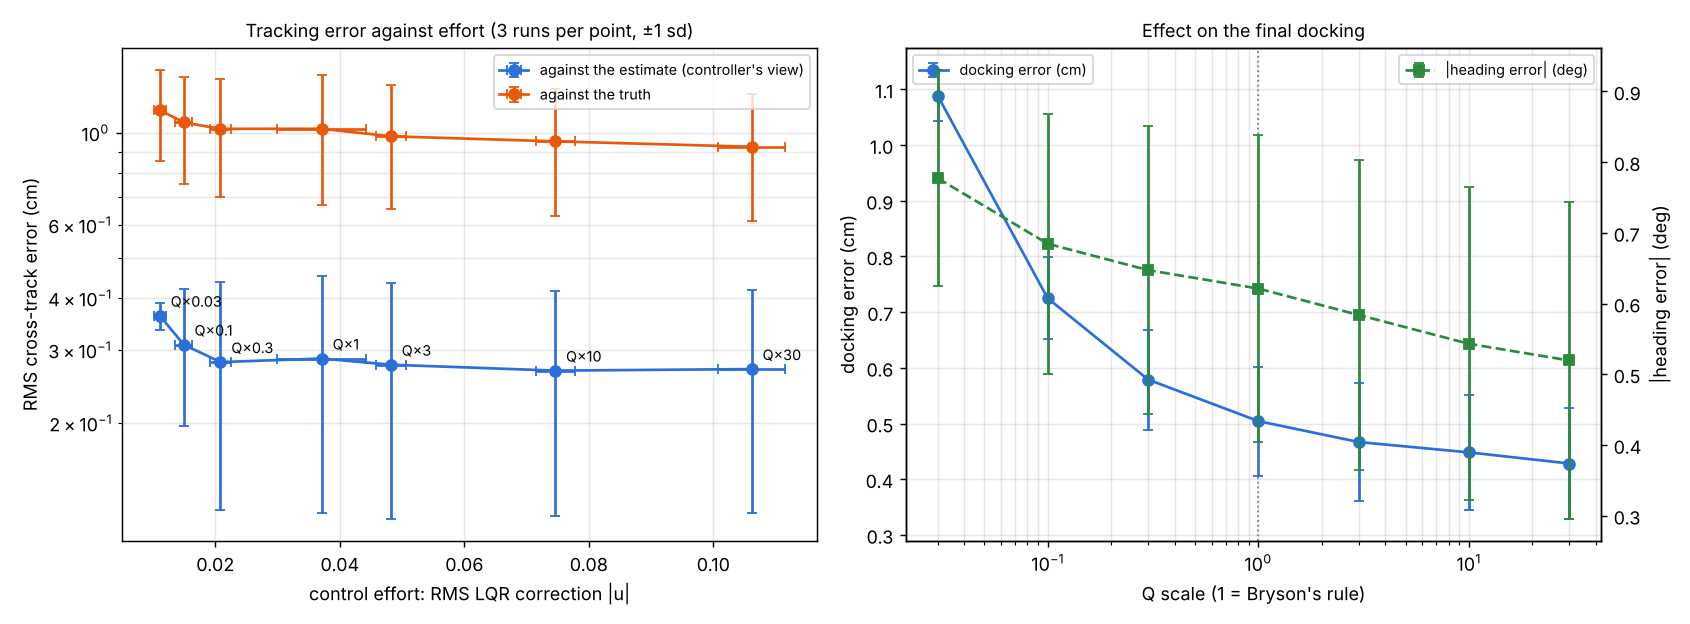

Reproduce this figure in Python.

# Analysis/weight_sweep.py  LQR tracking error against control effort (Part D)
#the LQR weights come from Bryson's rule (Control/lqr_tracker.py). this checks that
#choice on the full system: both Q matrices are scaled from 0.1x to 10x (R fixed) and
#each setting is run from several seeds. bigger Q = care more about error, use more effort.
#
#tracking error is measured two ways:
#   against the ESTIMATE (what the controller sees and can fix)
#   against the TRUTH    (what actually happens, includes the EKF's error)
#
#run from the repo folder:  python Analysis/weight_sweep.py

import csv
import sys
from multiprocessing import Pool
from pathlib import Path

sys.path.append(str(Path(__file__).resolve().parent.parent))

#this script belongs to the classic ward. it stops if the paediatric ward is selected
from Build_scene import WARD as _WARD
if _WARD != "classic" and __name__ == "__main__":
    raise SystemExit("weight_sweep.py produces the classic-ward figures in RESULTS.md: run it with --ward classic")

import matplotlib
matplotlib.use("Agg")
import matplotlib.pyplot as plt
import numpy as np

from run_delivery import run_delivery, TrialConditions

OUT = Path(__file__).resolve().parent
SCALES = [0.03, 0.1, 0.3, 1.0, 3.0, 10.0, 30.0]
SEEDS = [0, 1, 2]


def one(job):
    q, seed = job
    r = run_delivery(TrialConditions(name=f"q{q}", seed=seed, q_scale=q), verbose=False)[0]
    return {k: r[k] for k in ("q_scale", "seed", "rms_cross_track_est_m", "rms_cross_track_true_m",
                              "rms_effort", "dock_error_m", "dock_heading_deg", "time_s", "success",
                              "collision_ticks")}


if __name__ == "__main__":
    with Pool() as pool:
        rows = pool.map(one, [(q, s) for q in SCALES for s in SEEDS])
    with open(OUT / "weight_sweep.csv", "w", newline="") as f:
        w = csv.DictWriter(f, fieldnames=list(rows[0])); w.writeheader(); w.writerows(rows)

    def stat(key, q, scale=1.0):
        v = np.array([r[key] for r in rows if r["q_scale"] == q]) * scale
        return v.mean(), v.std()

    fig, axes = plt.subplots(1, 2, figsize=(13, 4.8))
    for key, colour, label in (("rms_cross_track_est_m", "#2a6fdb", "against the estimate (controller's view)"),
                               ("rms_cross_track_true_m", "#e8590c", "against the truth")):
        e = [stat(key, q, 100) for q in SCALES]
        u = [stat("rms_effort", q) for q in SCALES]
        axes[0].errorbar([a for a, _ in u], [a for a, _ in e], xerr=[b for _, b in u], yerr=[b for _, b in e],
                         fmt="o-", color=colour, capsize=3, label=label)
        if key == "rms_cross_track_est_m":
            for q, (ux, _), (ey, _) in zip(SCALES, u, e):
                axes[0].annotate(f"Q×{q:g}", (ux, ey), textcoords="offset points", xytext=(6, 5), fontsize=8)
    axes[0].set_xlabel("control effort: RMS LQR correction |u|")
    axes[0].set_ylabel("RMS cross-track error (cm)")
    axes[0].set_title(f"Tracking error against effort ({len(SEEDS)} runs per point, ±1 sd)", fontsize=10)
    axes[0].set_yscale("log"); axes[0].grid(alpha=0.3, which="both"); axes[0].legend(fontsize=8)

    d = [stat("dock_error_m", q, 100) for q in SCALES]
    h = [stat("dock_heading_deg", q) for q in SCALES]
    axes[1].errorbar(SCALES, [a for a, _ in d], yerr=[b for _, b in d], fmt="o-", color="#2a6fdb", capsize=3,
                     label="docking error (cm)")
    ax2 = axes[1].twinx()
    ax2.errorbar(SCALES, [abs(a) for a, _ in h], yerr=[b for _, b in h], fmt="s--", color="#2b8a3e", capsize=3,
                 label="|heading error| (deg)")
    axes[1].set_xscale("log"); axes[1].set_xlabel("Q scale (1 = Bryson's rule)")
    axes[1].set_ylabel("docking error (cm)"); ax2.set_ylabel("|heading error| (deg)")
    axes[1].axvline(1, color="0.5", ls=":", lw=1)
    axes[1].set_title("Effect on the final docking", fontsize=10)
    axes[1].legend(loc="upper left", fontsize=8); ax2.legend(loc="upper right", fontsize=8)
    axes[1].grid(alpha=0.3, which="both")
    fig.tight_layout(); fig.savefig(OUT / "weight_sweep.png", dpi=130)

    for q in SCALES:
        k = [r for r in rows if r["q_scale"] == q]
        print(f"Q x {q:<5g} cross-track est {100 * stat('rms_cross_track_est_m', q)[0]:5.2f} cm, "
              f"true {100 * stat('rms_cross_track_true_m', q)[0]:5.2f} cm, effort {stat('rms_effort', q)[0]:.3f}, "
              f"dock {stat('dock_error_m', q, 100)[0]:.2f} cm, time {stat('time_s', q)[0]:.1f} s, "
              f"success {sum(r['success'] for r in k)}/{len(k)}, collisions {sum(r['collision_ticks'] > 0 for r in k)}")
    print("saved Analysis/weight_sweep.csv and weight_sweep.png")
